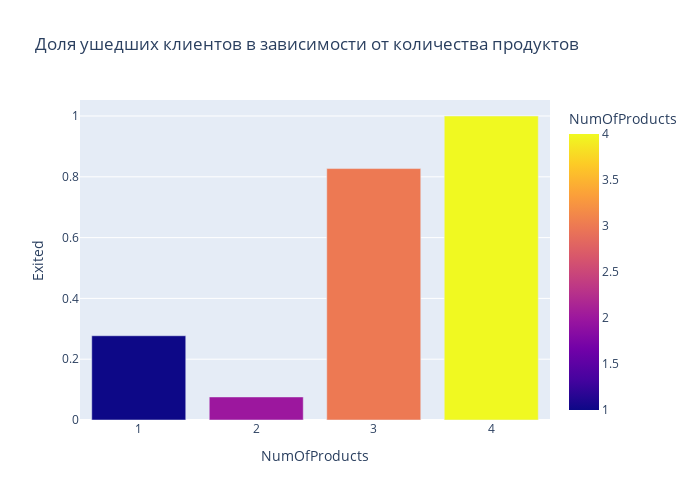

Here is the notebook cell this chart was saved with:
### Code cell
#строим график
fig = px.bar(
    data_frame=NumOfProducts_data, #датафрейм
    x="NumOfProducts", #ось x
    y="Exited", #ось y
    color='NumOfProducts', #расцветка в зависимости от NumOfProducts
    orientation='v', #ориентация графика
    height=500, #высота
    width=700, #ширина
    title='Доля ушедших клиентов в зависимости от количества продуктов' #заголовок
)

#отображаем его
fig.show()

### Figure 1 — Plotly figure (JSON) as saved in the notebook; plotly's stock layout.template omitted (floating-point values rounded to 4 significant figures)
{"data": [{"alignmentgroup": "True", "hovertemplate": "NumOfProducts=%{marker.color}<br>Exited=%{y}<extra></extra>", "legendgroup": "", "marker": {"color": [1, 2, 3, 4], "coloraxis": "coloraxis", "pattern": {"shape": ""}}, "name": "", "offsetgroup": "", "orientation": "v", "showlegend": false, "textposition": "auto", "type": "bar", "x": [1, 2, 3, 4], "xaxis": "x", "y": [0.2771, 0.07582, 0.8271, 1], "yaxis": "y"}], "layout": {"barmode": "relative", "coloraxis": {"colorbar": {"title": {"text": "NumOfProducts"}}, "colorscale": [[0, "#0d0887"], [0.1111, "#46039f"], [0.2222, "#7201a8"], [0.3333, "#9c179e"], [0.4444, "#bd3786"], [0.5556, "#d8576b"], [0.6667, "#ed7953"], [0.7778, "#fb9f3a"], [0.8889, "#fdca26"], [1, "#f0f921"]]}, "height": 500, "legend": {"tracegroupgap": 0}, "title": {"text": "Доля ушедших клиентов в зависимости от количества продуктов"}, "width": 700, "xaxis": {"anchor": "y", "domain": [0, 1], "title": {"text": "NumOfProducts"}}, "yaxis": {"anchor": "x", "domain": [0, 1], "title": {"text": "Exited"}}}}
